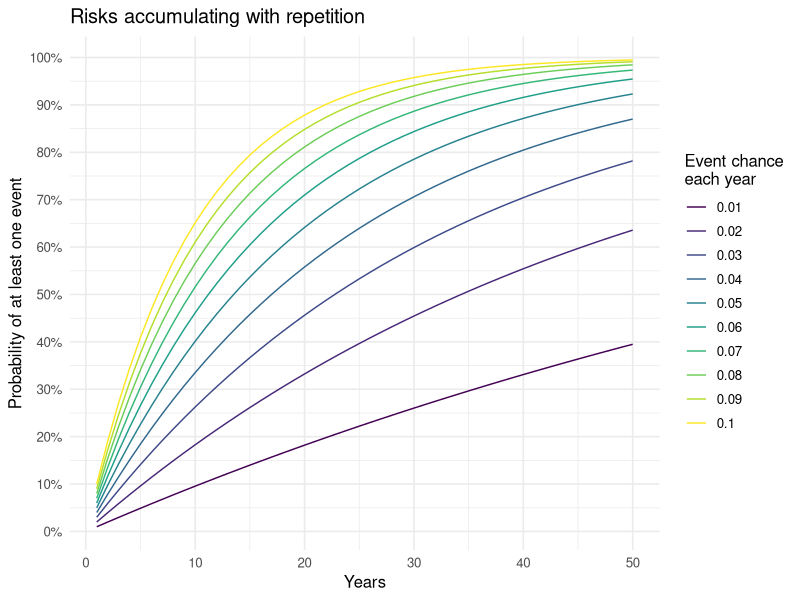

The R script that drew this image:
## ---- chunk 1
#| message: false
#| warning: false
#| fig-align: center
#| column: body-outset
#| out-width: 100%

library(tidyverse)

p_at_least_one_event <- function(p_event = 0.1, periods = 50) {
  tibble(
    time = 1:periods,
    # equivalently: 1 - pbinom(0, 1:periods, p_event)
    p_at_least_one_event = 1 - (1 - p_event)^(1:periods)  
  )
}

tibble(
  p_event = seq(0.01, 0.1, by = 0.01)
) |> 
  mutate(
    curve = map(p_event, p_at_least_one_event),
    p_event = forcats::fct_inseq(as.factor(p_event))
  ) |> 
  unnest(c(curve)) |> 
  ggplot(aes(time, p_at_least_one_event, color = p_event)) +
  geom_line() +
  scale_color_viridis_d() +
  scale_y_continuous(
    breaks = seq(0, 1, by = 0.1),
    labels = scales::percent
  ) +
  labs(
    title = "Risks accumulating with repetition",
    x = "Years",
    y = "Probability of at least one event",
    color = "Event chance\neach year"
  ) +
  theme_minimal(12)
